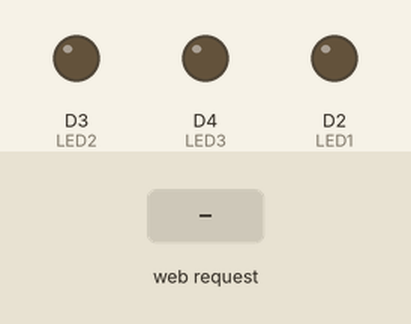
A program run on a simulated ESP8266 (NodeMCU). On the bench: output pins drawn as LEDs (lit = HIGH). The inputs (shaded band) are chosen by the test bench. WiFi joins after 1.5 s; servers stay silent unless stated; what the program prints to the serial monitor is not drawn.

Above: at 1.2 s.
1.3 s: HTTP request GET /LED1ON received
At 2.0 s:
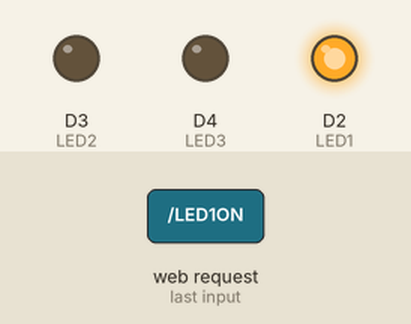
2.8 s: HTTP request GET /LED2ON received
At 3.1 s:
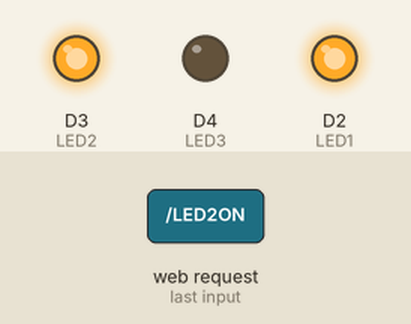
4.3 s: HTTP request GET /LED3ON received
At 5.4 s:
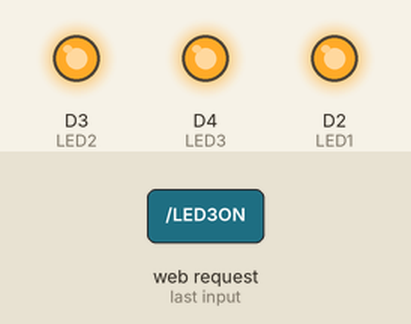
5.8 s: HTTP request GET /LED1OFF received
At 6.6 s:
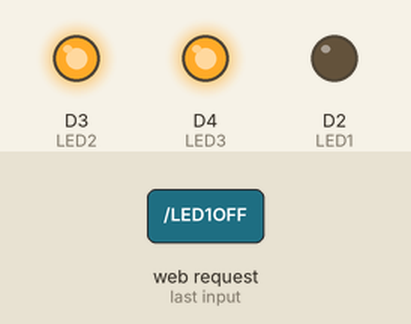
7.3 s: HTTP request GET /LED2OFF received
At 7.7 s:
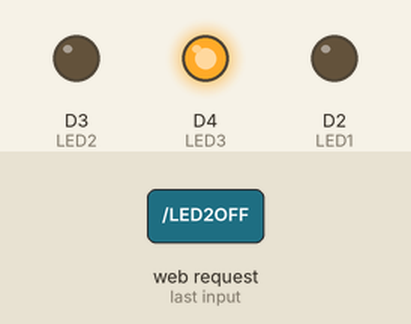
8.8 s: HTTP request GET /LED3OFF received
At 10.1 s:
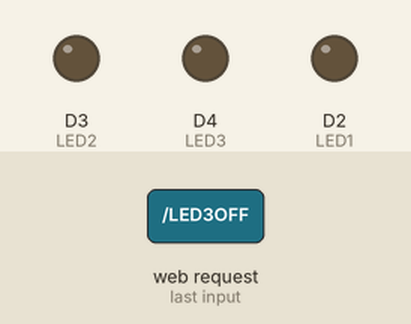
Timing chart, 0 to 11.3 s (numbered marks = the images above; inputs shaded):
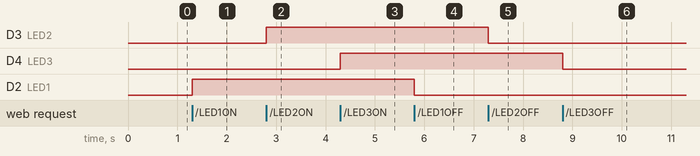

Measured:
- after the input at 1.3 s, D2 (LED1): LOW → HIGH at once
- after the input at 2.8 s, D3 (LED2): LOW → HIGH at once
- after the input at 4.3 s, D4 (LED3): LOW → HIGH at once
- after the input at 5.8 s, D2 (LED1): HIGH → LOW at once
- after the input at 7.3 s, D3 (LED2): HIGH → LOW at once
- after the input at 8.8 s, D4 (LED3): HIGH → LOW at once

The program:

main.cpp
```cpp
#include <Arduino.h>
#include <ESP8266WiFi.h>
#include <WiFiClient.h>
#include <ESP8266WebServer.h>

const char* ssid = "athifaaa";
const char * password = "athifaaa";
int LED1 = D2;
int LED2 = D3;
int LED3 = D4;

ESP8266WebServer server (80);

String webpage;

void setup() {
  Serial.begin(9600);
  delay(10);

  pinMode(LED1, OUTPUT);
  pinMode(LED2, OUTPUT);
  pinMode(LED3, OUTPUT);

//konek ke wifi
  Serial.println();
  Serial.print("Configuring access point...");

  //mengatur wifi
  WiFi.mode(WIFI_AP);
  WiFi.begin(ssid, password);

  // password
  Serial.print("Access Point SSID: ");
  Serial.println(WiFi.softAPSSID());

  //print status connect to wifi
  Serial.println("IP address: ");
  Serial.println(WiFi.softAPIP());

  //isi dari webpage
  webpage += "<h1> Web Control ESP8266</h1>";
  webpage += "<h2> athifa </h2>";
  webpage += "<p>LED 1 : ";
  webpage += "<a href=\"LED1ON\"\"><button>ON</button></a><a href=\"LED1OFF\"\"><button>OFF</button></a></p><br>";
  webpage += "<p>LED 2 : ";
  webpage += "<a href=\"LED2ON\"\"><button>ON</button></a><a href=\"LED2OFF\"\"><button>OFF</button></a></p><br>";
  webpage += "<p>LED 3 : ";
  webpage += "<a href=\"LED3ON\"\"><button>ON</button></a><a href=\"LED3OFF\"\"><button>OFF</button></a></p>";

  //membuat tampilan webpage
  server.on("/", []() {
    server.send(200, "text/html", webpage);
  });

  //untuk merespon perintah yang masuk
  server.on("/LED1ON", [](){
    server.send(200, "text/html", webpage);
    digitalWrite(LED1, HIGH); //untuk nyalain led
    delay(1000);
  });
  server.on("/LED2ON", [](){
    server.send(200, "text/html", webpage);
    digitalWrite(LED2, HIGH); //untuk nyalain led
    delay(1000);
  });
  server.on("/LED3ON", [](){
    server.send(200, "text/html", webpage);
    digitalWrite(LED3, HIGH); //untuk nyalain led
    delay(1000);
  });

  server.on("/LED1OFF", [](){
    server.send(200, "text/html", webpage);
    digitalWrite(LED1, LOW); //untuk matiin led
    delay(1000);
  });
  server.on("/LED2OFF", [](){
    server.send(200, "text/html", webpage);
    digitalWrite(LED2, LOW); //untuk matiin led
    delay(1000);
  });
  server.on("/LED3OFF", [](){
    server.send(200, "text/html", webpage);
    digitalWrite(LED3, LOW); //untuk matiin led
    delay(1000);
  });

  server.begin();
  Serial.println("Webserver dijalankan");
}

void loop() {
  server.handleClient();
}
```
